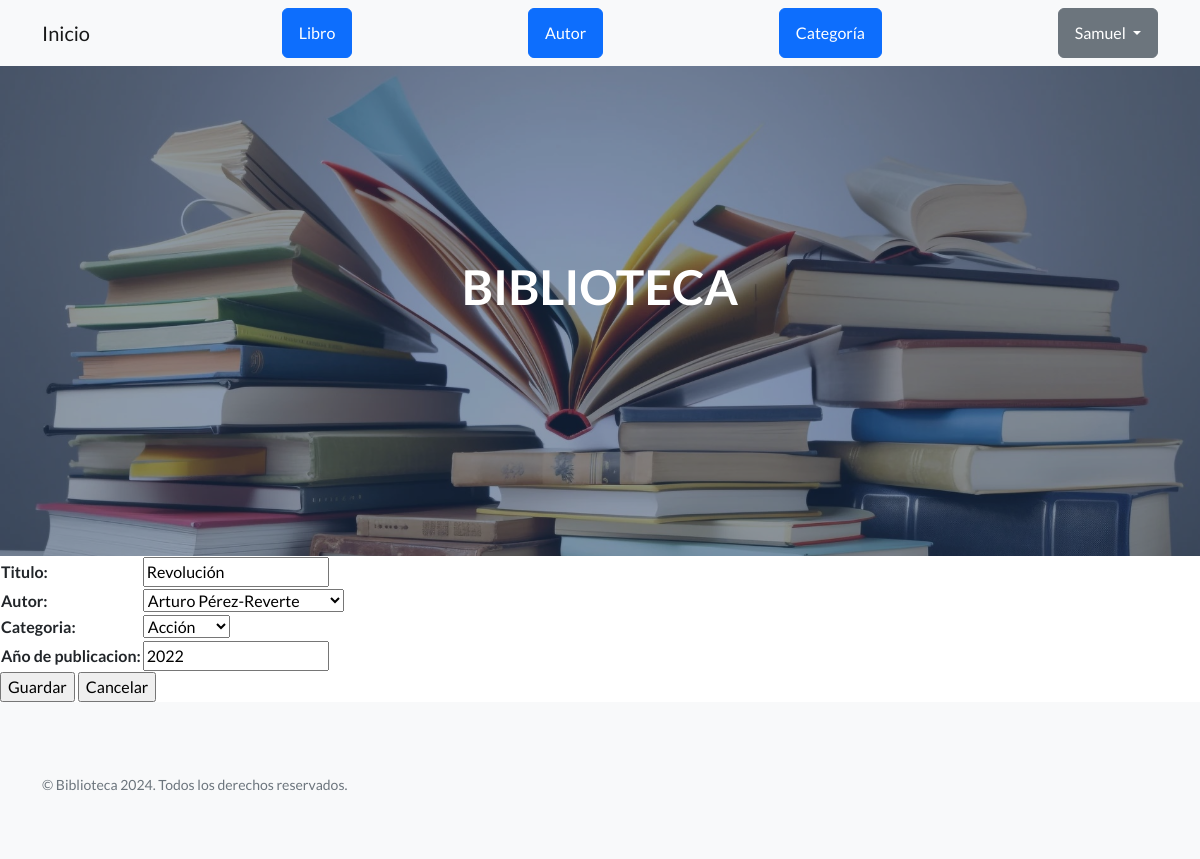
The page /libro/4/editar (signed in) on the database its author committed.
### AppSamuel/models.py (models this page shows, shortened)
class Libro(models.Model):
    titulo = models.CharField(max_length=200)
    autor = models.ForeignKey(Autor, on_delete=models.CASCADE)
    categoria = models.ForeignKey(Categoria, on_delete=models.CASCADE)
    año_de_publicacion = models.IntegerField()

class Categoria(models.Model):
    categoria = models.CharField(max_length=100)
    def __str__(self):
        return self.categoria

### AppSamuel/views.py (the view)
# urls.py: path('libro/<pk>/editar',views.LibroUpdateView.as_view(), name='EditarLibro'),
class LibroUpdateView(LoginRequiredMixin, UpdateView):
    model = Libro
    template_name = "AppSamuel/libro_editar.html"
    success_url = reverse_lazy("ListaLibros")
    fields =  ["titulo", "autor", "categoria", "año_de_publicacion"]

### AppSamuel/models.py (called while the page is built)
    def __str__(self):
        return f"{self.nombre} {self.apellido}"

### AppSamuel/templates/AppSamuel/libro_editar.html (shortened to what this page needs)
{% extends 'AppSamuel/base.html' %}
{% load static %}
{% block main %}
    <form action="" method="POST">
        <table>
            {{ form.as_table }}
        </table>
        <input type="submit" value="Guardar">
        <a href="{% url 'ListaLibros' %}"><input type="button" value="Cancelar"></a>
    </form>
{% endblock main %}

### AppSamuel/templates/AppSamuel/base.html (shortened to what this page needs)
<!DOCTYPE html>
<html lang="es">
    {% load static %}
    <head>
        <link href="https://cdn.jsdelivr.net/npm/bootstrap-icons@1.5.0/font/bootstrap-icons.css" rel="stylesheet" type="text/css" />
        <link href="{% static 'AppSamuel/css/styles.css' %}" rel="stylesheet" />
    </head>
    <body>
        <nav class="navbar navbar-light bg-light static-top">
            <div class="container">
                <a class="navbar-brand" href="{% url 'Inicio' %}">Inicio</a>
                <a class="btn btn-primary" href="{% url 'ListaLibros' %}">Libro</a>
                <a class="btn btn-primary" href="{% url 'ListaAutores' %}">Autor</a>
                <a class="btn btn-primary" href="{% url 'ListaCategorias' %}">Categoría</a>
                        {% if request.user.is_authenticated %}
                            <div class="dropdown">
                                <button class="btn btn-secondary dropdown-toggle" type="button" id="dropdownMenuButton1" data-bs-toggle="dropdown" aria-expanded="false">
                                    {{ request.user.username }}
                                </button>
                            </div>
                        {% endif %}
                </div>
        </nav>
        <header class="masthead">
            <div class="container position-relative">
                <div class="row justify-content-center">
                    <div class="col-xl-6">
                        <div class="text-center text-white">
                            <h1 class="mb-5">BIBLIOTECA</h1>
                        </div>
                    </div>
                </div>
            </div>
        </header>
            {% block main %}
            {% endblock main %}
        <footer class="footer bg-light">
            <div class="container">
                <div class="row">
                    <div class="col-lg-6 h-100 text-center text-lg-start my-auto">
                        <p class="text-muted small mb-4 mb-lg-0">&copy; Biblioteca 2024. Todos los derechos reservados.</p>
                    </div>
                </div>
            </div>
        </footer>
    </body>
</html>

### rows shown on the page
Libro: titulo "Revolución", autor "Arturo Pérez-Reverte", año_de_publicacion "2022"
Categoria: categoria "Acción"

### other values the page prints
{{ request.user.username }} "Samuel"
